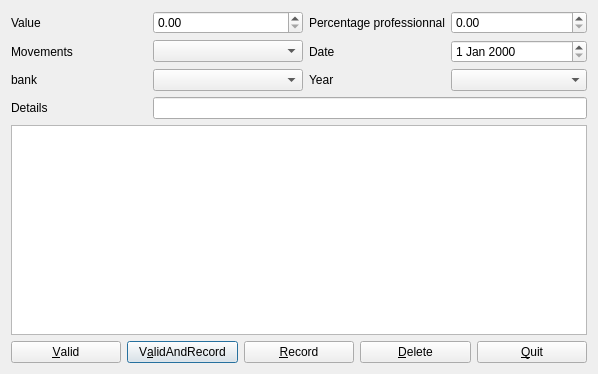
<?xml version="1.0" encoding="UTF-8"?>
<ui version="4.0">
 <class>MovementsViewerWidget</class>
 <widget class="QWidget" name="MovementsViewerWidget">
  <property name="geometry">
   <rect>
    <x>0</x>
    <y>0</y>
    <width>598</width>
    <height>374</height>
   </rect>
  </property>
  <property name="windowTitle">
   <string>Movements</string>
  </property>
  <layout class="QGridLayout" name="gridLayout_3">
   <item row="0" column="0">
    <layout class="QGridLayout" name="gridLayout_2">
     <item row="0" column="0" colspan="5">
      <layout class="QGridLayout" name="gridLayout">
       <item row="0" column="0">
        <widget class="QLabel" name="valueLabel">
         <property name="text">
          <string>Value</string>
         </property>
         <property name="buddy">
          <cstring>valueDoubleSpinBox</cstring>
         </property>
        </widget>
       </item>
       <item row="0" column="1">
        <widget class="QDoubleSpinBox" name="valueDoubleSpinBox"/>
       </item>
       <item row="0" column="2">
        <widget class="QLabel" name="percentLabel">
         <property name="text">
          <string>Percentage professionnal</string>
         </property>
         <property name="wordWrap">
          <bool>true</bool>
         </property>
         <property name="buddy">
          <cstring>percentDoubleSpinBox</cstring>
         </property>
        </widget>
       </item>
       <item row="0" column="3">
        <widget class="QDoubleSpinBox" name="percentDoubleSpinBox"/>
       </item>
       <item row="1" column="0">
        <widget class="QLabel" name="movementsLabel">
         <property name="text">
          <string>Movements</string>
         </property>
         <property name="wordWrap">
          <bool>true</bool>
         </property>
        </widget>
       </item>
       <item row="1" column="1">
        <widget class="QComboBox" name="movementsComboBox">
         <property name="minimumSize">
          <size>
           <width>150</width>
           <height>0</height>
          </size>
         </property>
        </widget>
       </item>
       <item row="1" column="2">
        <widget class="QLabel" name="dateLabel">
         <property name="text">
          <string>Date</string>
         </property>
         <property name="wordWrap">
          <bool>true</bool>
         </property>
         <property name="buddy">
          <cstring>dateEdit</cstring>
         </property>
        </widget>
       </item>
       <item row="1" column="3">
        <widget class="QDateEdit" name="dateEdit"/>
       </item>
       <item row="2" column="0">
        <widget class="QLabel" name="bankLabel">
         <property name="text">
          <string>bank</string>
         </property>
         <property name="buddy">
          <cstring>bankComboBox</cstring>
         </property>
        </widget>
       </item>
       <item row="2" column="1">
        <widget class="QComboBox" name="bankComboBox">
         <property name="minimumSize">
          <size>
           <width>0</width>
           <height>0</height>
          </size>
         </property>
        </widget>
       </item>
       <item row="2" column="2">
        <widget class="QLabel" name="yearLabel">
         <property name="text">
          <string>Year</string>
         </property>
         <property name="wordWrap">
          <bool>true</bool>
         </property>
        </widget>
       </item>
       <item row="2" column="3">
        <widget class="QComboBox" name="yearComboBox"/>
       </item>
       <item row="3" column="0">
        <widget class="QLabel" name="detailsLabel">
         <property name="text">
          <string>Details</string>
         </property>
         <property name="wordWrap">
          <bool>true</bool>
         </property>
         <property name="buddy">
          <cstring>detailsEdit</cstring>
         </property>
        </widget>
       </item>
       <item row="3" column="1" colspan="3">
        <widget class="QLineEdit" name="detailsEdit">
         <property name="minimumSize">
          <size>
           <width>240</width>
           <height>0</height>
          </size>
         </property>
        </widget>
       </item>
      </layout>
     </item>
     <item row="1" column="0" colspan="5">
      <widget class="QTableView" name="tableView"/>
     </item>
     <item row="2" column="0">
      <widget class="QPushButton" name="validButton">
       <property name="text">
        <string>&amp;Valid</string>
       </property>
      </widget>
     </item>
     <item row="2" column="1">
      <widget class="QPushButton" name="valAndRecButton">
       <property name="text">
        <string>V&amp;alidAndRecord</string>
       </property>
       <property name="default">
        <bool>true</bool>
       </property>
      </widget>
     </item>
     <item row="2" column="2">
      <widget class="QPushButton" name="recordButton">
       <property name="text">
        <string>&amp;Record</string>
       </property>
      </widget>
     </item>
     <item row="2" column="3">
      <widget class="QPushButton" name="deleteButton">
       <property name="text">
        <string>&amp;Delete</string>
       </property>
      </widget>
     </item>
     <item row="2" column="4">
      <widget class="QPushButton" name="quitButton">
       <property name="text">
        <string>&amp;Quit</string>
       </property>
      </widget>
     </item>
    </layout>
   </item>
  </layout>
 </widget>
 <tabstops>
  <tabstop>valueDoubleSpinBox</tabstop>
  <tabstop>percentDoubleSpinBox</tabstop>
  <tabstop>detailsEdit</tabstop>
  <tabstop>dateEdit</tabstop>
  <tabstop>bankComboBox</tabstop>
  <tabstop>validButton</tabstop>
  <tabstop>tableView</tabstop>
 </tabstops>
 <resources/>
 <connections/>
</ui>
